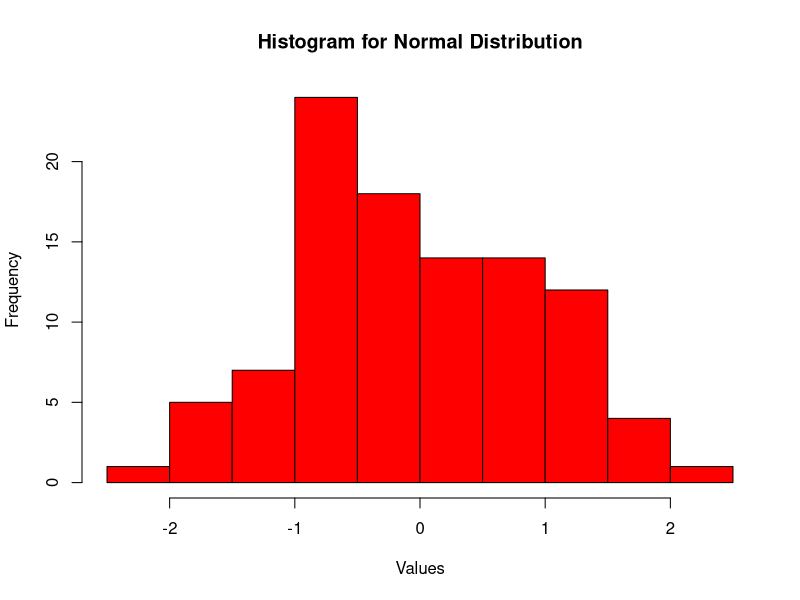
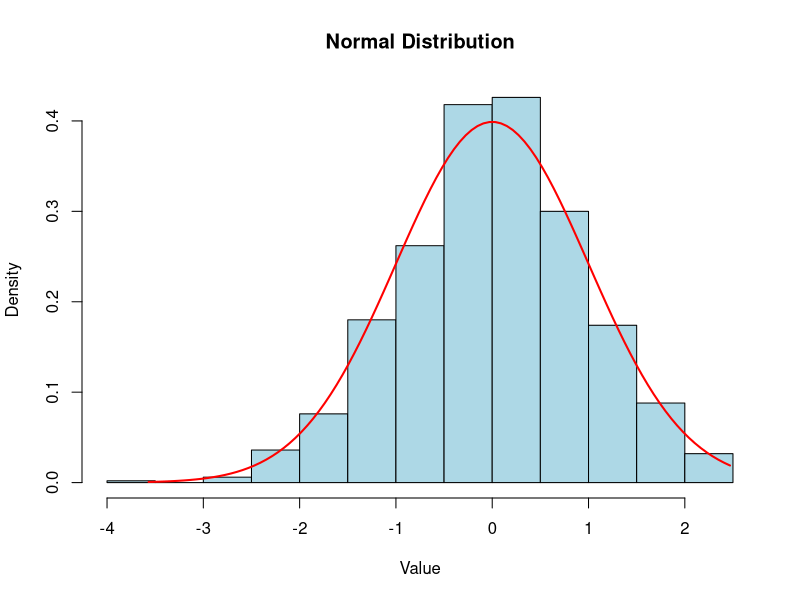
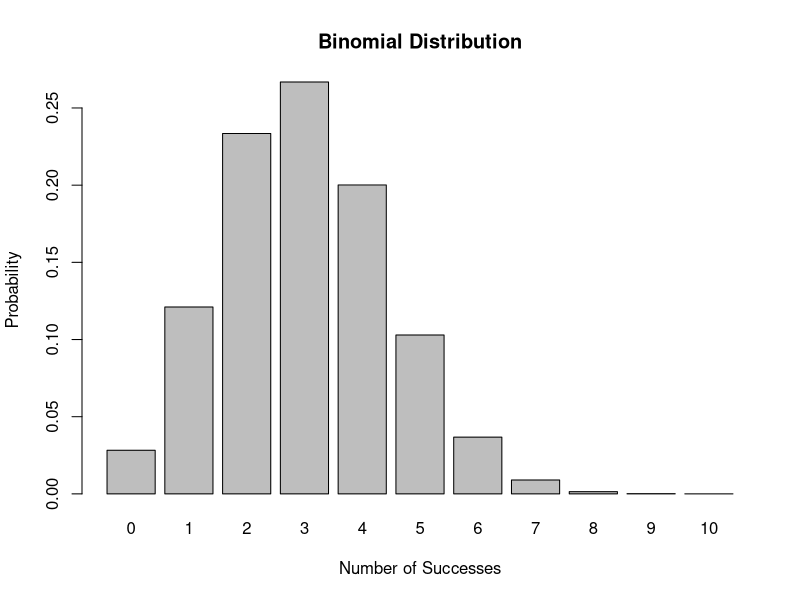
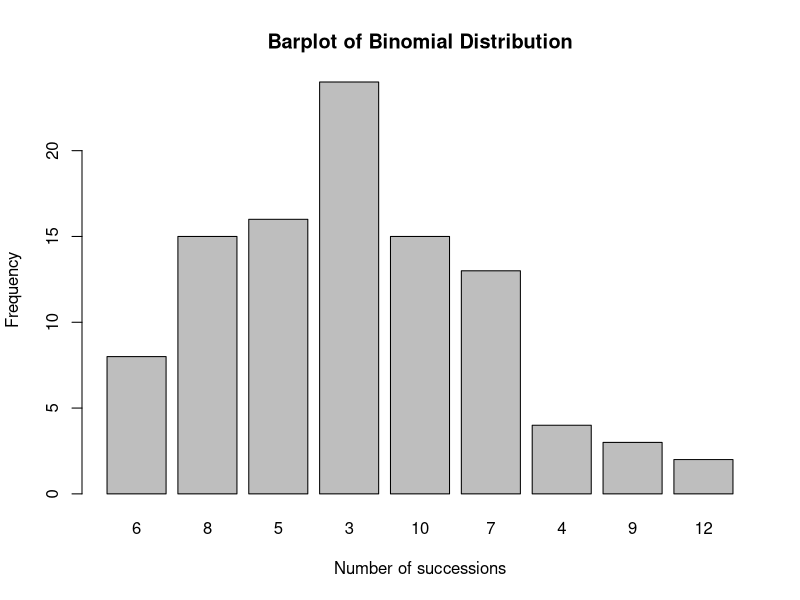
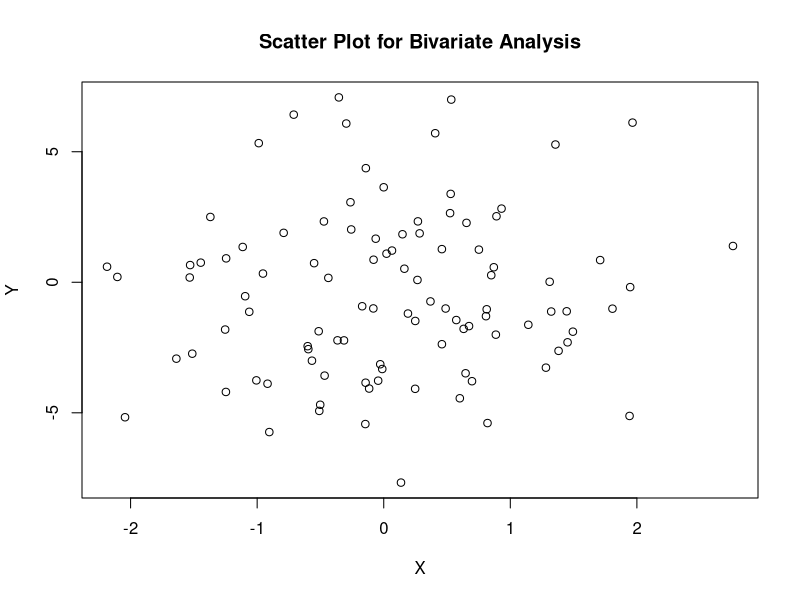

The R source for these figures, in order:
# Implementation of Normal and Binomial Distribution, Univariate and Bivariate analysis.
 
# Normal Distribution:
# Genereating Random data for normal distribution.
sample<- rnorm(100, mean=0, sd=1)
#calculating summary statistics.
mean_data<-mean(sample)
sd_data<- sd
# Creating a Histogram for data visualization.
hist(sample, main="Histogram for Normal Distribution", xlab = "Values", ylab = "Frequency", col = "Red")

# Generate random data from a normal distribution
mean_value <- 0
sd_value <- 1
n <- 1000
data <- rnorm(n, mean = mean_value, sd = sd_value)

# Create a histogram
hist(data, main = "Normal Distribution", xlab = "Value", prob = TRUE, col = "lightblue")

# Overlay the probability density function (PDF)
x <- seq(min(data), max(data), length = 100)
y <- dnorm(x, mean = mean_value, sd = sd_value)
lines(x, y, col = "red", lwd = 2)



# Binomial Distribution:
# Parameters for the binomial distribution
n_trials <- 10
probability_success <- 0.3
x_values <- 0:n_trials

# Compute the probability mass function
pmf <- dbinom(x_values, size = n_trials, prob = probability_success)

# Create a bar plot
barplot(pmf, names.arg = x_values, main = "Binomial Distribution", xlab = "Number of Successes", ylab = "Probability")

# Generating data set for Binomil distribution.
data<- rbinom(100, size = 20, prob = 0.3)
#summary statistics.
mean_val<- mean(data)
sd_val<- sd(data)
# Visualiazation for the PMF of binomial distribution.
barplot(table(data), names.arg = unique(data), main="Barplot of Binomial Distribution", xlab="Number of successions", ylab="Frequency" )

# Generating Random data for 2 variables in Normal distribution
x<-rnorm(100, mean=0, sd=1)
y<- rnorm(100, mean = 0, sd=3)
# Creating a scatterplot for Bivariate analysis.
plot(x,y, main="Scatter Plot for Bivariate Analysis", xlab = "X", ylab="Y" )
